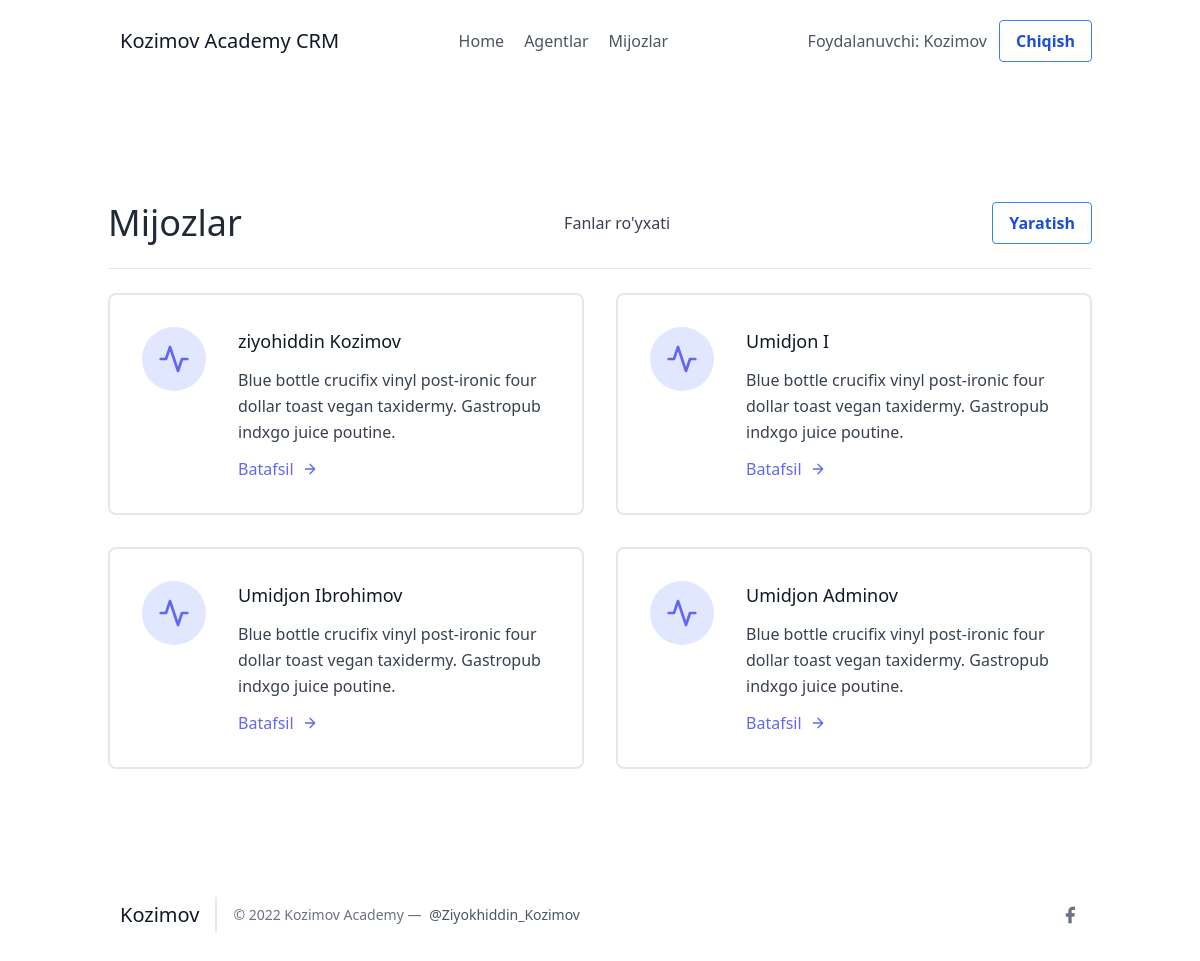
Before: /leads/ (signed in) with the older database file.
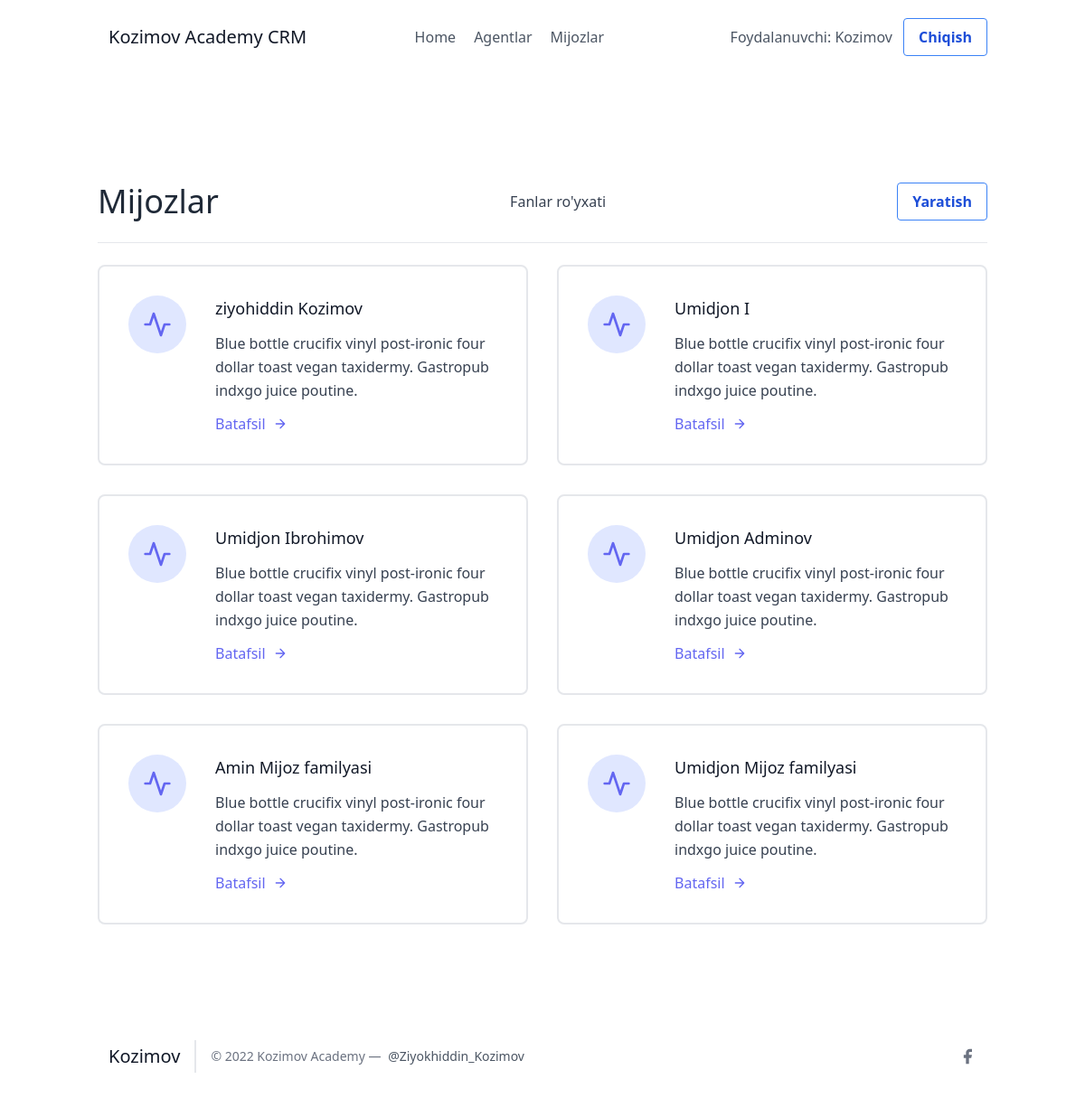
After: the same page with the newer database file.
### leads/models.py (models this page shows, shortened)
class User(AbstractUser):
    is_organisor = models.BooleanField(default=True)
    is_agent = models.BooleanField(default=False)

class Lead(models.Model):
    ismi = models.CharField(max_length=20)
    familiyasi = models.CharField(max_length=20)
    yoshi = models.IntegerField(default=0)
    organisation = models.ForeignKey(UserProfile, on_delete=models.CASCADE)
    agent = models.ForeignKey("Agent", null=True, blank=True, on_delete=models.SET_NULL)
    category = models.ForeignKey("Category", related_name="leads", null=True, blank=True, on_delete=models.SET_NULL)

### leads/views.py (the view)
# urls.py: path('', LeadListView.as_view(), name="lead-list"),
class LeadListView(LoginRequiredMixin, ListView):
    template_name = "leads/leads_list.html"
    context_object_name = "leads"
    def get_queryset(self):
        user = self.request.user
        if user.is_organisor:
            queryset = Lead.objects.filter(organisation = user.userprofile)
        else:
            queryset = Lead.objects.filter(organisation = user.agent.organisation)
            queryset = queryset.filter(agent__user = self.request.user)
        return queryset
    def get_context_data(self, **kwargs):
        context = super(LeadListView, self).get_context_data(**kwargs)
        user = self.request.user
        if user.is_organisor:
            queryset = Lead.objects.filter(
                organisation = user.userprofile,
                agent__isnull = True
            )
            context.update({
                "unassigned_leads": queryset
            })
        return context

### leads/templates/leads/leads_list.html (shortened to what this page needs)
{% extends "base.html" %}
{% block content %}
<section class="text-gray-700 body-font">
    <div class="container px-5 py-24 mx-auto flex flex-wrap">
        <div class="w-full mb-6 py-6 flex justify-between items-center border-b border-gray-200">
            <div>
                <h1 class="text-4xl text-gray-800">Mijozlar</h1>
            </div>
            <a href="{% url 'leads:categories' %}">Fanlar ro'yxati</a>
            {% if request.user.is_organisor %}
            <div>
                <button class="bg-transparent hover:bg-blue-500 text-blue-700 font-semibold hover:text-white py-2 px-4 border border-blue-500 hover:border-transparent rounded">
                    <a  href="{% url 'leads:lead-create' %}">
                        Yaratish
                    </a>
                </button>
            </div>
            {% endif %}
        </div>
        <div class="flex flex-wrap -m-4">
            {% for lead in leads %}
            <div class="p-4 lg:w-1/2 md:w-full">
                <div class="flex border-2 rounded-lg border-gray-200 p-8 sm:flex-row flex-col">
                    <div class="w-16 h-16 sm:mr-8 sm:mb-0 mb-4 inline-flex items-center justify-center rounded-full bg-indigo-100 text-indigo-500 flex-shrink-0">
                        <svg fill="none" stroke="currentColor" stroke-linecap="round" stroke-linejoin="round" stroke-width="2" class="w-8 h-8" viewBox="0 0 24 24">
                            <path d="M22 12h-4l-3 9L9 3l-3 9H2"></path>
                        </svg>
                    </div>
                    <div class="flex-grow">
                        <h2 class="text-gray-900 text-lg title-font font-medium mb-3">
                            {{ lead.ismi }} {{ lead.familiyasi }}
                        </h2>
                        <p class="leading-relaxed text-base">
                            Blue bottle crucifix vinyl post-ironic four dollar toast vegan taxidermy. Gastropub indxgo juice poutine.
                        </p>
                        <a href="{% url 'leads:detallar' lead.pk %}" class="mt-3 text-indigo-500 inline-flex items-center">
                            Batafsil
                            <svg fill="none" stroke="currentColor" stroke-linecap="round" stroke-linejoin="round" stroke-width="2" class="w-4 h-4 ml-2" viewBox="0 0 24 24">
                                <path d="M5 12h14M12 5l7 7-7 7"></path>
                            </svg>
                        </a>
                    </div>
                </div>
            </div>
            {% endfor %}
        </div>
    </div>
</section>
{% endblock content %}

### frontend/base.html (shortened to what this page needs)
<!DOCTYPE html>
<html lang="en">
<head>
    <link href="https://unpkg.com/tailwindcss@^2/dist/tailwind.min.css" rel="stylesheet">
</head>
<body>
    {% include 'details/navbar.html' %}
    <div class="max-w-5xl mx-auto">
        {% block content %}
        {% endblock %}
    </div>
    {% include 'details/footer.html' %}
</body>
</html>

### frontend/details/navbar.html
{% load static %}
<header class="text-gray-600 body-font">
  <div class="container mx-auto flex flex-wrap p-5 flex-col md:flex-row items-center">
    <a href="/" class="flex title-font font-medium items-center text-gray-900 mb-4 md:mb-0">
      <span class="ml-3 text-xl">Kozimov Academy CRM</span>
    </a>
    <nav class="md:ml-auto md:mr-auto flex flex-wrap items-center text-base justify-center">
      <a href="/" class="mr-5 hover:text-gray-900">Home</a>
    {% if not request.user.is_authenticated %}
      </nav>
        <button class="bg-transparent hover:bg-blue-500 text-blue-700 font-semibold hover:text-white py-2 px-4 border border-blue-500 hover:border-transparent rounded" style="margin-right: 20px">
          <a  href="{% url 'signup' %}">Ro'yxatdan o'tish
          </a>
        </button>
    {% else %}
        {% if request.user.is_organisor %}
        <a href="/agents/" class="mr-5 hover:text-gray-900">Agentlar</a>
        {% endif %}
        <a href="/leads/" class="mr-5 hover:text-gray-900">Mijozlar</a>
      </nav>
    {% endif %}
    {% if request.user.is_authenticated %}
      Foydalanuvchi: {{ request.user.username }}
      <button class="bg-transparent hover:bg-blue-500 text-blue-700 font-semibold hover:text-white py-2 px-4 border border-blue-500 hover:border-transparent rounded ml-3">
        <a  href="{% url 'logout' %}">Chiqish
        </a>
      </button>
    {% else %}
    <button class="bg-transparent hover:bg-blue-500 text-blue-700 font-semibold hover:text-white py-2 px-4 border border-blue-500 hover:border-transparent rounded">
      <a href="{% url 'login' %}">Kirish
    </a>
    </button>
    {% endif %}
  </div>
</header>

### frontend/details/footer.html (shortened to what this page needs)
{% load static %}
    <footer class="text-gray-600 body-font">
    <div class="container px-5 py-8 mx-auto flex items-center sm:flex-row flex-col">
      <a class="flex title-font font-medium items-center md:justify-start justify-center text-gray-900">
        <span class="ml-3 text-xl">Kozimov</span>
      </a>
      <p class="text-sm text-gray-500 sm:ml-4 sm:pl-4 sm:border-l-2 sm:border-gray-200 sm:py-2 sm:mt-0 mt-4">© 2022 Kozimov Academy —
        <a href="https://t.me/Ziyokhiddin_Kozimov" class="text-gray-600 ml-1" rel="noopener noreferrer" target="_blank">@Ziyokhiddin_Kozimov</a>
      </p>
      <span class="inline-flex sm:ml-auto sm:mt-0 mt-4 justify-center sm:justify-start">
        <a class="text-gray-500">
          <svg fill="currentColor" stroke-linecap="round" stroke-linejoin="round" stroke-width="2" class="w-5 h-5" viewBox="0 0 24 24">
            <path d="M18 2h-3a5 5 0 00-5 5v3H7v4h3v8h4v-8h3l1-4h-4V7a1 1 0 011-1h3z"></path>
          </svg>
        </a>

Changed rows visible on the page:
added Lead: ismi "Amin", familiyasi "Mijoz familyasi"
added Lead: ismi "Umidjon", familiyasi "Mijoz familyasi"
